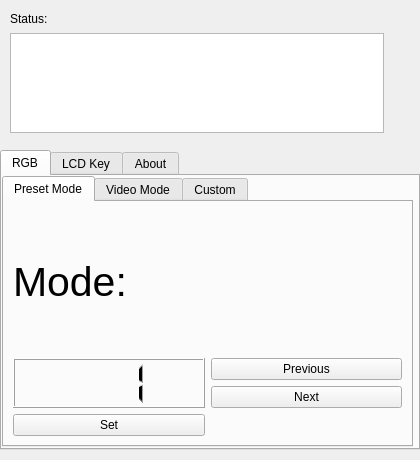
<?xml version="1.0" encoding="UTF-8"?>
<ui version="4.0">
 <class>Widget</class>
 <widget class="QWidget" name="Widget">
  <property name="windowModality">
   <enum>Qt::ApplicationModal</enum>
  </property>
  <property name="enabled">
   <bool>true</bool>
  </property>
  <property name="geometry">
   <rect>
    <x>0</x>
    <y>0</y>
    <width>420</width>
    <height>460</height>
   </rect>
  </property>
  <property name="sizePolicy">
   <sizepolicy hsizetype="Preferred" vsizetype="Preferred">
    <horstretch>0</horstretch>
    <verstretch>0</verstretch>
   </sizepolicy>
  </property>
  <property name="minimumSize">
   <size>
    <width>420</width>
    <height>460</height>
   </size>
  </property>
  <property name="maximumSize">
   <size>
    <width>420</width>
    <height>460</height>
   </size>
  </property>
  <property name="windowTitle">
   <string>Widget</string>
  </property>
  <widget class="QTabWidget" name="settings">
   <property name="geometry">
    <rect>
     <x>0</x>
     <y>150</y>
     <width>420</width>
     <height>300</height>
    </rect>
   </property>
   <property name="minimumSize">
    <size>
     <width>420</width>
     <height>300</height>
    </size>
   </property>
   <property name="maximumSize">
    <size>
     <width>420</width>
     <height>300</height>
    </size>
   </property>
   <property name="currentIndex">
    <number>0</number>
   </property>
   <widget class="QWidget" name="RGB">
    <attribute name="title">
     <string>RGB</string>
    </attribute>
    <widget class="QTabWidget" name="tabWidget">
     <property name="geometry">
      <rect>
       <x>0</x>
       <y>0</y>
       <width>411</width>
       <height>271</height>
      </rect>
     </property>
     <property name="currentIndex">
      <number>0</number>
     </property>
     <widget class="QWidget" name="builtin_tab">
      <attribute name="title">
       <string>Preset Mode</string>
      </attribute>
      <layout class="QGridLayout" name="gridLayout_2">
       <item row="3" column="1">
        <widget class="QPushButton" name="previous_mode">
         <property name="text">
          <string>Previous</string>
         </property>
        </widget>
       </item>
       <item row="2" column="0">
        <widget class="QLabel" name="label_3">
         <property name="font">
          <font>
           <pointsize>31</pointsize>
          </font>
         </property>
         <property name="text">
          <string>Mode:</string>
         </property>
        </widget>
       </item>
       <item row="6" column="0">
        <widget class="QPushButton" name="mode_set_btn">
         <property name="text">
          <string>Set</string>
         </property>
        </widget>
       </item>
       <item row="4" column="1">
        <widget class="QPushButton" name="next_mode">
         <property name="text">
          <string>Next</string>
         </property>
        </widget>
       </item>
       <item row="3" column="0" rowspan="2">
        <widget class="QLCDNumber" name="lcdNumber">
         <property name="digitCount">
          <number>3</number>
         </property>
         <property name="value" stdset="0">
          <double>1.000000000000000</double>
         </property>
        </widget>
       </item>
      </layout>
     </widget>
     <widget class="QWidget" name="video_tab">
      <attribute name="title">
       <string>Video Mode</string>
      </attribute>
      <layout class="QGridLayout" name="gridLayout_3">
       <item row="5" column="2">
        <widget class="QPushButton" name="video_play_btn">
         <property name="text">
          <string>Play</string>
         </property>
        </widget>
       </item>
       <item row="5" column="1">
        <widget class="QPushButton" name="video_browse">
         <property name="text">
          <string>Browse</string>
         </property>
        </widget>
       </item>
       <item row="1" column="0" colspan="3">
        <widget class="QLineEdit" name="video_link_box"/>
       </item>
       <item row="0" column="0" colspan="2">
        <widget class="QLabel" name="label_2">
         <property name="minimumSize">
          <size>
           <width>0</width>
           <height>32</height>
          </size>
         </property>
         <property name="maximumSize">
          <size>
           <width>16777215</width>
           <height>32</height>
          </size>
         </property>
         <property name="font">
          <font>
           <pointsize>12</pointsize>
          </font>
         </property>
         <property name="text">
          <string>Video File Path or Stream link:</string>
         </property>
         <property name="textFormat">
          <enum>Qt::PlainText</enum>
         </property>
        </widget>
       </item>
      </layout>
     </widget>
     <widget class="QWidget" name="custom">
      <attribute name="title">
       <string>Custom</string>
      </attribute>
      <widget class="QPushButton" name="custom_apply">
       <property name="geometry">
        <rect>
         <x>280</x>
         <y>170</y>
         <width>111</width>
         <height>41</height>
        </rect>
       </property>
       <property name="text">
        <string>Apply</string>
       </property>
      </widget>
      <widget class="QTextEdit" name="shaderTextbox">
       <property name="geometry">
        <rect>
         <x>10</x>
         <y>10</y>
         <width>391</width>
         <height>151</height>
        </rect>
       </property>
       <property name="sizePolicy">
        <sizepolicy hsizetype="Expanding" vsizetype="Expanding">
         <horstretch>0</horstretch>
         <verstretch>0</verstretch>
        </sizepolicy>
       </property>
      </widget>
     </widget>
    </widget>
   </widget>
   <widget class="QWidget" name="LCD_key">
    <attribute name="title">
     <string>LCD Key</string>
    </attribute>
    <widget class="QPushButton" name="key_1">
     <property name="geometry">
      <rect>
       <x>110</x>
       <y>80</y>
       <width>80</width>
       <height>30</height>
      </rect>
     </property>
     <property name="minimumSize">
      <size>
       <width>80</width>
       <height>30</height>
      </size>
     </property>
     <property name="maximumSize">
      <size>
       <width>80</width>
       <height>30</height>
      </size>
     </property>
     <property name="text">
      <string>set</string>
     </property>
    </widget>
    <widget class="QPushButton" name="img_b_1">
     <property name="geometry">
      <rect>
       <x>10</x>
       <y>80</y>
       <width>80</width>
       <height>30</height>
      </rect>
     </property>
     <property name="minimumSize">
      <size>
       <width>80</width>
       <height>30</height>
      </size>
     </property>
     <property name="maximumSize">
      <size>
       <width>80</width>
       <height>30</height>
      </size>
     </property>
     <property name="text">
      <string>Browse</string>
     </property>
    </widget>
    <widget class="QPushButton" name="apply">
     <property name="geometry">
      <rect>
       <x>280</x>
       <y>230</y>
       <width>121</width>
       <height>31</height>
      </rect>
     </property>
     <property name="text">
      <string>Apply</string>
     </property>
    </widget>
    <widget class="QLabel" name="label_8">
     <property name="geometry">
      <rect>
       <x>10</x>
       <y>0</y>
       <width>54</width>
       <height>17</height>
      </rect>
     </property>
     <property name="text">
      <string>Key 1</string>
     </property>
    </widget>
    <widget class="QGraphicsView" name="key_lcd_preview_1">
     <property name="geometry">
      <rect>
       <x>10</x>
       <y>20</y>
       <width>51</width>
       <height>51</height>
      </rect>
     </property>
    </widget>
    <widget class="QLabel" name="key_combo_1">
     <property name="geometry">
      <rect>
       <x>70</x>
       <y>30</y>
       <width>101</width>
       <height>31</height>
      </rect>
     </property>
     <property name="text">
      <string>key combination</string>
     </property>
    </widget>
    <widget class="QLabel" name="label_9">
     <property name="geometry">
      <rect>
       <x>220</x>
       <y>0</y>
       <width>54</width>
       <height>17</height>
      </rect>
     </property>
     <property name="text">
      <string>Key 2</string>
     </property>
    </widget>
    <widget class="QPushButton" name="img_b_2">
     <property name="geometry">
      <rect>
       <x>220</x>
       <y>80</y>
       <width>80</width>
       <height>30</height>
      </rect>
     </property>
     <property name="minimumSize">
      <size>
       <width>80</width>
       <height>30</height>
      </size>
     </property>
     <property name="maximumSize">
      <size>
       <width>80</width>
       <height>30</height>
      </size>
     </property>
     <property name="text">
      <string>Browse</string>
     </property>
    </widget>
    <widget class="QGraphicsView" name="key_lcd_preview_2">
     <property name="geometry">
      <rect>
       <x>220</x>
       <y>20</y>
       <width>51</width>
       <height>51</height>
      </rect>
     </property>
    </widget>
    <widget class="QPushButton" name="key_2">
     <property name="geometry">
      <rect>
       <x>320</x>
       <y>80</y>
       <width>80</width>
       <height>30</height>
      </rect>
     </property>
     <property name="minimumSize">
      <size>
       <width>80</width>
       <height>30</height>
      </size>
     </property>
     <property name="maximumSize">
      <size>
       <width>80</width>
       <height>30</height>
      </size>
     </property>
     <property name="text">
      <string>set</string>
     </property>
    </widget>
    <widget class="QLabel" name="key_combo_2">
     <property name="geometry">
      <rect>
       <x>280</x>
       <y>30</y>
       <width>101</width>
       <height>31</height>
      </rect>
     </property>
     <property name="text">
      <string>key combination</string>
     </property>
    </widget>
    <widget class="QLabel" name="label_10">
     <property name="geometry">
      <rect>
       <x>10</x>
       <y>110</y>
       <width>54</width>
       <height>17</height>
      </rect>
     </property>
     <property name="text">
      <string>Key 3</string>
     </property>
    </widget>
    <widget class="QPushButton" name="img_b_3">
     <property name="geometry">
      <rect>
       <x>10</x>
       <y>190</y>
       <width>80</width>
       <height>30</height>
      </rect>
     </property>
     <property name="minimumSize">
      <size>
       <width>80</width>
       <height>30</height>
      </size>
     </property>
     <property name="maximumSize">
      <size>
       <width>80</width>
       <height>30</height>
      </size>
     </property>
     <property name="text">
      <string>Browse</string>
     </property>
    </widget>
    <widget class="QGraphicsView" name="key_lcd_preview_3">
     <property name="geometry">
      <rect>
       <x>10</x>
       <y>130</y>
       <width>51</width>
       <height>51</height>
      </rect>
     </property>
    </widget>
    <widget class="QPushButton" name="key_3">
     <property name="geometry">
      <rect>
       <x>110</x>
       <y>190</y>
       <width>80</width>
       <height>30</height>
      </rect>
     </property>
     <property name="minimumSize">
      <size>
       <width>80</width>
       <height>30</height>
      </size>
     </property>
     <property name="maximumSize">
      <size>
       <width>80</width>
       <height>30</height>
      </size>
     </property>
     <property name="text">
      <string>set</string>
     </property>
    </widget>
    <widget class="QLabel" name="key_combo_3">
     <property name="geometry">
      <rect>
       <x>70</x>
       <y>140</y>
       <width>101</width>
       <height>31</height>
      </rect>
     </property>
     <property name="text">
      <string>key combination</string>
     </property>
    </widget>
    <widget class="QLabel" name="label_11">
     <property name="geometry">
      <rect>
       <x>220</x>
       <y>110</y>
       <width>54</width>
       <height>17</height>
      </rect>
     </property>
     <property name="text">
      <string>Key 4</string>
     </property>
    </widget>
    <widget class="QPushButton" name="img_b_4">
     <property name="geometry">
      <rect>
       <x>220</x>
       <y>190</y>
       <width>80</width>
       <height>30</height>
      </rect>
     </property>
     <property name="minimumSize">
      <size>
       <width>80</width>
       <height>30</height>
      </size>
     </property>
     <property name="maximumSize">
      <size>
       <width>80</width>
       <height>30</height>
      </size>
     </property>
     <property name="text">
      <string>Browse</string>
     </property>
    </widget>
    <widget class="QGraphicsView" name="key_lcd_preview_4">
     <property name="geometry">
      <rect>
       <x>220</x>
       <y>130</y>
       <width>51</width>
       <height>51</height>
      </rect>
     </property>
    </widget>
    <widget class="QPushButton" name="key_4">
     <property name="geometry">
      <rect>
       <x>320</x>
       <y>190</y>
       <width>80</width>
       <height>30</height>
      </rect>
     </property>
     <property name="minimumSize">
      <size>
       <width>80</width>
       <height>30</height>
      </size>
     </property>
     <property name="maximumSize">
      <size>
       <width>80</width>
       <height>30</height>
      </size>
     </property>
     <property name="text">
      <string>set</string>
     </property>
    </widget>
    <widget class="QLabel" name="key_combo_4">
     <property name="geometry">
      <rect>
       <x>280</x>
       <y>140</y>
       <width>101</width>
       <height>31</height>
      </rect>
     </property>
     <property name="text">
      <string>key combination</string>
     </property>
    </widget>
   </widget>
   <widget class="QWidget" name="about">
    <attribute name="title">
     <string>About</string>
    </attribute>
    <widget class="QLabel" name="label">
     <property name="geometry">
      <rect>
       <x>10</x>
       <y>0</y>
       <width>291</width>
       <height>51</height>
      </rect>
     </property>
     <property name="text">
      <string>Sipeed Keyboard Controller</string>
     </property>
    </widget>
    <widget class="QLabel" name="label_4">
     <property name="geometry">
      <rect>
       <x>10</x>
       <y>60</y>
       <width>201</width>
       <height>51</height>
      </rect>
     </property>
     <property name="text">
      <string>Powered by PyQt5</string>
     </property>
    </widget>
    <widget class="QLabel" name="label_5">
     <property name="geometry">
      <rect>
       <x>10</x>
       <y>100</y>
       <width>201</width>
       <height>41</height>
      </rect>
     </property>
     <property name="text">
      <string>Use MIT License</string>
     </property>
    </widget>
    <widget class="QLabel" name="label_6">
     <property name="geometry">
      <rect>
       <x>10</x>
       <y>30</y>
       <width>201</width>
       <height>51</height>
      </rect>
     </property>
     <property name="text">
      <string>UI Designed by Chrithon</string>
     </property>
    </widget>
   </widget>
  </widget>
  <widget class="QGraphicsView" name="preview_box">
   <property name="geometry">
    <rect>
     <x>10</x>
     <y>33</y>
     <width>374</width>
     <height>100</height>
    </rect>
   </property>
   <property name="minimumSize">
    <size>
     <width>300</width>
     <height>100</height>
    </size>
   </property>
  </widget>
  <widget class="QLabel" name="label_7">
   <property name="geometry">
    <rect>
     <x>10</x>
     <y>10</y>
     <width>374</width>
     <height>17</height>
    </rect>
   </property>
   <property name="text">
    <string>Status:</string>
   </property>
  </widget>
 </widget>
 <resources/>
 <connections/>
</ui>
